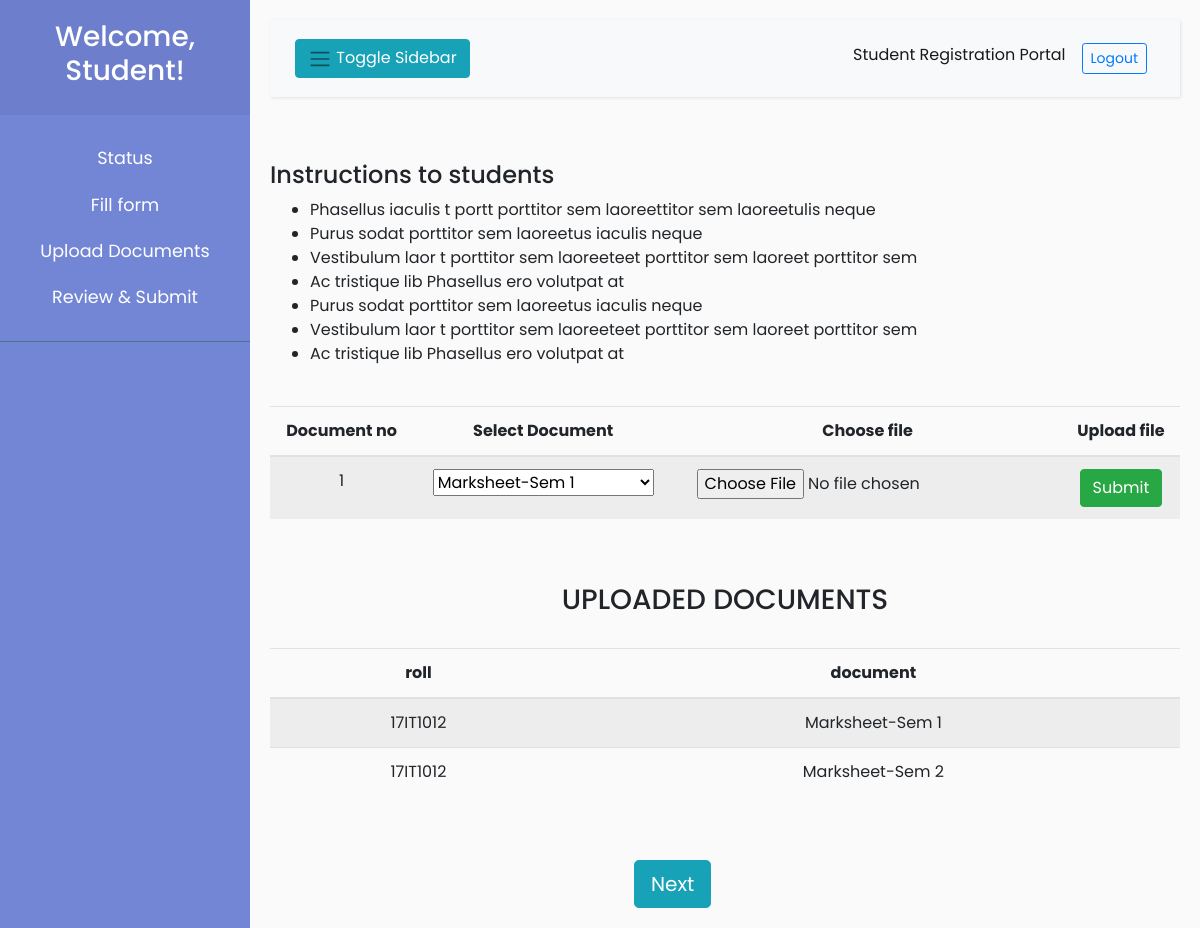
The app's page /student/upload.php (signed in) with its own data.
### tables this page shows
CREATE TABLE `documents_submitted` (
  `roll` varchar(40) NOT NULL,
  `name` text NOT NULL,
  `doc_url` varchar(140) NOT NULL
);

### student/backend/getdocuments.php (called while the page is built)
<?php
function getdocuments($roll){
    include '../backend/conn.php';
    $sql = "SELECT * FROM documents_submitted WHERE roll='$roll'";
    $result = $conn->query($sql);
    $data1=array();
    while ($row = $result -> fetch_assoc()) {
        array_push($data1, $row);
    }
	return $data1;
}
?>

### student/upload.php (the view, shortened to what this page needs)
<?php include '../templates/header.php'; ?>
<?php include 'sidebar.php';
 include 'backend/getdocuments.php';
?>
<div id="content">
    <nav class="navbar navbar-expand-lg navbar-light bg-light ">
        <div class="container-fluid">
            <button type="button" id="sidebarCollapse" class="btn btn-info">
                <i class="navbar-toggler-icon"></i>
                <span>Toggle Sidebar</span>
            </button>
            <div class="collapse navbar-collapse" id="navbarSupportedContent">
                <ul class="nav navbar-nav ml-auto">
                    <li class="nav-item active">
                        <a class="nav-link" href="#">Student Registration Portal</a>
                    </li>
                    <li class="nav-item">
                        <a class="nav-link" href="../backend/logout.php"><button
                                class="btn-sm btn btn-outline-primary">Logout</button></a>
                    </li>
                </ul>
            </div>
        </div>
    </nav>
     <br>
     <h4>Instructions to students</h4>
        <ul>
            <li>Phasellus iaculis t portt porttitor sem laoreettitor sem laoreetulis neque</li>
            <li>Purus sodat porttitor sem laoreetus iaculis neque</li>
            <li>Vestibulum laor t porttitor sem laoreeteet porttitor sem laoreet porttitor sem</li>
            <li>Ac tristique lib Phasellus ero volutpat at</li>
            <li>Purus sodat porttitor sem laoreetus iaculis neque</li>
            <li>Vestibulum laor t porttitor sem laoreeteet porttitor sem laoreet porttitor sem</li>
            <li>Ac tristique lib Phasellus ero volutpat at</li>
        </ul>
        <br>
<form method="post" enctype="multipart/form-data" action="backend/uploadfile.php">
    <div class="table-responsive table-hover table-striped">
        <table class="table" width="300">
            <thead align="center">
                <tr>
                    <th>Document no</th>
                    <th> Select Document</th>
                    <th>Choose file</th>
                    <th>Upload file</th>
                </tr>
            </thead>
            <tbody>
                <tr>
                    <td>1</td>
                    <td>
                        <select class="dropdown" style="display:inline"  name="doc1" id="doc1">
                            <option value="Marksheet-Sem 1" id="Marksheet-Sem 1" >
                            Marksheet-Sem 1
                            </option>
                        </select>
                    </td>
                    <td><input type="file" name="file1" ></td>
                    <td><input type="submit" name="1" size="4" class="btn btn-success" ></input></td>
                </tr>
            </tbody>
       </table>
    </div>
</form>
        <br>
        <br>
        <H3 align="center">UPLOADED DOCUMENTS</H3>
        <br>
       <?php  $row=getdocuments($_SESSION['username']);
        ?>
        <table class="table table-hover table-striped" align="center">
                <thead align="center">
                    <tr>
                        <th scope="col">roll</th>
                        <th scope="col">document</th>
                    </tr>
                </thead>
                <tbody>
                <?php foreach ($row as $data) {
                ?>
                    <tr>
                        <td><?=$data['roll']?></td>
                        <td><?=$data['name']?></td>
                    </tr>
                <?php }
                ?>
                </tbody>
        </table>
        <br>
        <br>
        <button type="submit" name="1" size="4" class="btn btn-info btn-lg"  style="margin-left: 40%"><a href="student_final_form.php">Next</a></button>
</div>

### css/layoutstyle.css (style rules this page uses)
body { font-family: 'Poppins', sans-serif; background: #fafafa; }
a, a:hover, a:focus { color: inherit; text-decoration: none; transition: all 0.3s; }
.navbar { padding: 15px 10px; background: #fff; border: none; border-radius: 0; margin-bottom: 40px; box-shadow: 1px 1px 3px rgba(0, 0, 0, 0.1); }
i, span { display: inline-block; }
#content { width: 100%; padding: 20px; min-height: 100vh; transition: all 0.3s; }

### student/upload.php (style rules this page uses)
td { text-align: center; padding-bottom:10px; padding-left:10px; padding-right: 10px; padding-top: 10px; }

### records on screen
documents_submitted: roll "17IT1012", name "Marksheet-Sem 1"
documents_submitted: roll "17IT1012", name "Marksheet-Sem 2"
